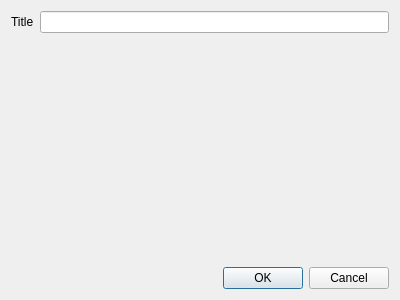
<?xml version="1.0" encoding="UTF-8"?>
<ui version="4.0">
 <class>DialogAddGame</class>
 <widget class="QDialog" name="DialogAddGame">
  <property name="geometry">
   <rect>
    <x>0</x>
    <y>0</y>
    <width>400</width>
    <height>300</height>
   </rect>
  </property>
  <property name="windowTitle">
   <string>Dialog</string>
  </property>
  <layout class="QVBoxLayout" name="verticalLayout">
   <item>
    <layout class="QFormLayout" name="layout">
     <item row="0" column="0">
      <widget class="QLabel" name="label_title">
       <property name="text">
        <string>Title</string>
       </property>
      </widget>
     </item>
     <item row="0" column="1">
      <widget class="QLineEdit" name="lineEdit_title"/>
     </item>
    </layout>
   </item>
   <item>
    <widget class="QDialogButtonBox" name="buttonBox">
     <property name="orientation">
      <enum>Qt::Horizontal</enum>
     </property>
     <property name="standardButtons">
      <set>QDialogButtonBox::Cancel|QDialogButtonBox::Ok</set>
     </property>
    </widget>
   </item>
  </layout>
 </widget>
 <resources/>
 <connections>
  <connection>
   <sender>buttonBox</sender>
   <signal>accepted()</signal>
   <receiver>DialogAddGame</receiver>
   <slot>accept()</slot>
   <hints>
    <hint type="sourcelabel">
     <x>248</x>
     <y>254</y>
    </hint>
    <hint type="destinationlabel">
     <x>157</x>
     <y>274</y>
    </hint>
   </hints>
  </connection>
  <connection>
   <sender>buttonBox</sender>
   <signal>rejected()</signal>
   <receiver>DialogAddGame</receiver>
   <slot>reject()</slot>
   <hints>
    <hint type="sourcelabel">
     <x>316</x>
     <y>260</y>
    </hint>
    <hint type="destinationlabel">
     <x>286</x>
     <y>274</y>
    </hint>
   </hints>
  </connection>
 </connections>
</ui>
